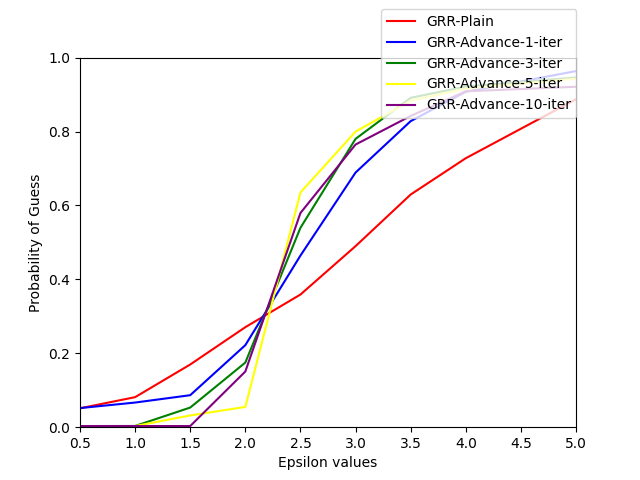

Recreate this plot in Python.
import csv
import numpy as np
import matplotlib.pyplot as plt
from LDP.estimation_different_grid import GRR_estimated_guess, GRR_advance_estimated_guess

# Parameters for simulation
k = 20  # attribute's domain size (grid size)
epsilon_list = [0.5, 1, 1.5, 2, 2.5, 3, 3.5, 4, 5]  # number of epsilon for test cases
users_grid_value_list = list()
probability_of_guess_grr_plain = list()
probability_of_guess_grr_advance_1 = list()
probability_of_guess_grr_advance_3 = list()
probability_of_guess_grr_advance_5 = list()
probability_of_guess_grr_advance_10 = list()


with open('../../../../../dataset/taxi/taxi_test_different_grid.dat') as f:
    reader = csv.reader(f, delimiter="\t")
    for line in reader:
        grid_list = line[0].split(" ")
        grid_list_int = [eval(i) for i in grid_list]
        grid_list_int_nd = np.array(grid_list_int)
        users_grid_value_list.append(grid_list_int_nd)

for epsilon in epsilon_list:
    print("Epsilon Value: " + str(epsilon))
    probability_of_guess_grr_plain.append(GRR_estimated_guess(users_grid_value_list, k, epsilon, 'guess'))
    print("Plain GRR is Ready")
    probability_of_guess_grr_advance_1.append(GRR_advance_estimated_guess(users_grid_value_list, k, epsilon, 1))
    print("Advance GRR is Ready")
    probability_of_guess_grr_advance_3.append(GRR_advance_estimated_guess(users_grid_value_list, k, epsilon, 3))
    print("Advance GRR is Ready")
    probability_of_guess_grr_advance_5.append(GRR_advance_estimated_guess(users_grid_value_list, k, epsilon,5))
    print("Advance GRR is Ready")
    probability_of_guess_grr_advance_10.append(GRR_advance_estimated_guess(users_grid_value_list, k, epsilon, 10))
    print("Advance GRR is Ready")

print(probability_of_guess_grr_plain)
print(probability_of_guess_grr_advance_1)
print(probability_of_guess_grr_advance_3)
print(probability_of_guess_grr_advance_5)
print(probability_of_guess_grr_advance_10)
plt.ylim(0, 1)
plt.xlim(min(epsilon_list), max(epsilon_list))
plt.plot(epsilon_list, probability_of_guess_grr_plain, label='GRR-Plain', color='red')
plt.plot(epsilon_list, probability_of_guess_grr_advance_1, label='GRR-Advance-1-iter', color='blue')
plt.plot(epsilon_list, probability_of_guess_grr_advance_3, label='GRR-Advance-3-iter', color='green')
plt.plot(epsilon_list, probability_of_guess_grr_advance_5, label='GRR-Advance-5-iter', color='yellow')
plt.plot(epsilon_list, probability_of_guess_grr_advance_10, label='GRR-Advance-10-iter', color='purple')
plt.ylabel('Probability of Guess')
plt.xlabel('Epsilon values')
plt.legend(loc='upper right', bbox_to_anchor=(1.015, 1.15))
plt.show()
